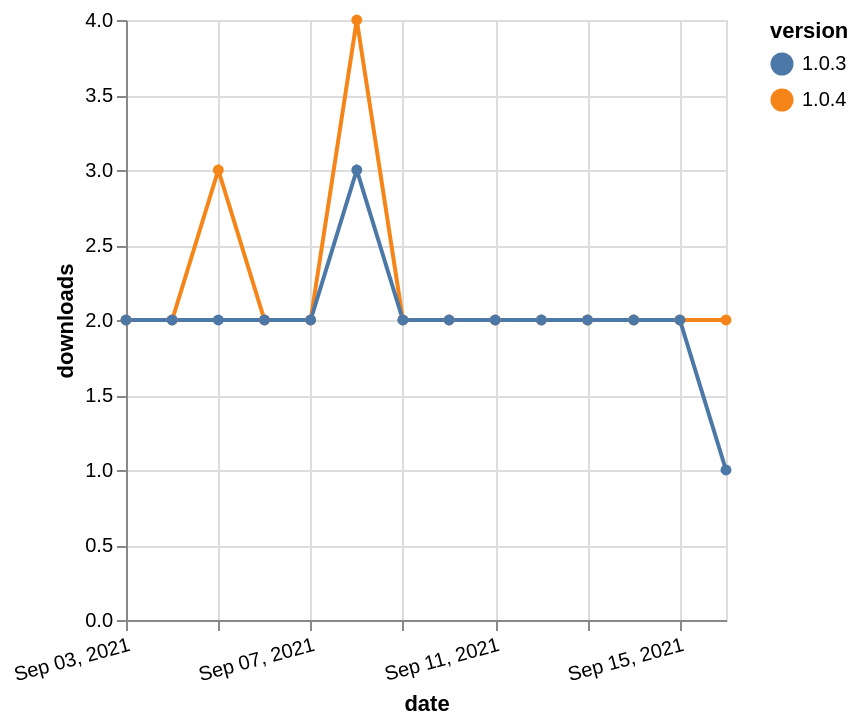

This figure's Vega-Lite source:
### Vega-Lite specification from a JSON file in a GitHub repository (floating-point values rounded to 4 significant figures)
{"$schema": "https://vega.github.io/schema/vega-lite/v5.json", "description": "A simple bar chart with embedded data.", "data": {"values": [{"date": "2021-09-03", "total": 2429, "delta": 2, "version": "1.0.4"}, {"date": "2021-09-04", "total": 2431, "delta": 2, "version": "1.0.4"}, {"date": "2021-09-05", "total": 2434, "delta": 3, "version": "1.0.4"}, {"date": "2021-09-06", "total": 2436, "delta": 2, "version": "1.0.4"}, {"date": "2021-09-07", "total": 2438, "delta": 2, "version": "1.0.4"}, {"date": "2021-09-08", "total": 2442, "delta": 4, "version": "1.0.4"}, {"date": "2021-09-09", "total": 2444, "delta": 2, "version": "1.0.4"}, {"date": "2021-09-10", "total": 2446, "delta": 2, "version": "1.0.4"}, {"date": "2021-09-11", "total": 2448, "delta": 2, "version": "1.0.4"}, {"date": "2021-09-12", "total": 2450, "delta": 2, "version": "1.0.4"}, {"date": "2021-09-13", "total": 2452, "delta": 2, "version": "1.0.4"}, {"date": "2021-09-14", "total": 2454, "delta": 2, "version": "1.0.4"}, {"date": "2021-09-15", "total": 2456, "delta": 2, "version": "1.0.4"}, {"date": "2021-09-16", "total": 2458, "delta": 2, "version": "1.0.4"}, {"date": "2021-09-03", "total": 2247, "delta": 2, "version": "1.0.3"}, {"date": "2021-09-04", "total": 2249, "delta": 2, "version": "1.0.3"}, {"date": "2021-09-05", "total": 2251, "delta": 2, "version": "1.0.3"}, {"date": "2021-09-06", "total": 2253, "delta": 2, "version": "1.0.3"}, {"date": "2021-09-07", "total": 2255, "delta": 2, "version": "1.0.3"}, {"date": "2021-09-08", "total": 2258, "delta": 3, "version": "1.0.3"}, {"date": "2021-09-09", "total": 2260, "delta": 2, "version": "1.0.3"}, {"date": "2021-09-10", "total": 2262, "delta": 2, "version": "1.0.3"}, {"date": "2021-09-11", "total": 2264, "delta": 2, "version": "1.0.3"}, {"date": "2021-09-12", "total": 2266, "delta": 2, "version": "1.0.3"}, {"date": "2021-09-13", "total": 2268, "delta": 2, "version": "1.0.3"}, {"date": "2021-09-14", "total": 2270, "delta": 2, "version": "1.0.3"}, {"date": "2021-09-15", "total": 2272, "delta": 2, "version": "1.0.3"}, {"date": "2021-09-16", "total": 2273, "delta": 1, "version": "1.0.3"}]}, "width": "container", "mark": {"type": "line", "point": {"filled": true}}, "encoding": {"x": {"field": "date", "type": "temporal", "timeUnit": "yearmonthdate", "title": "date", "axis": {"labelAngle": -15}}, "y": {"field": "delta", "type": "quantitative", "title": "downloads"}, "color": {"field": "version", "type": "nominal"}, "tooltip": {"field": "delta"}}}
